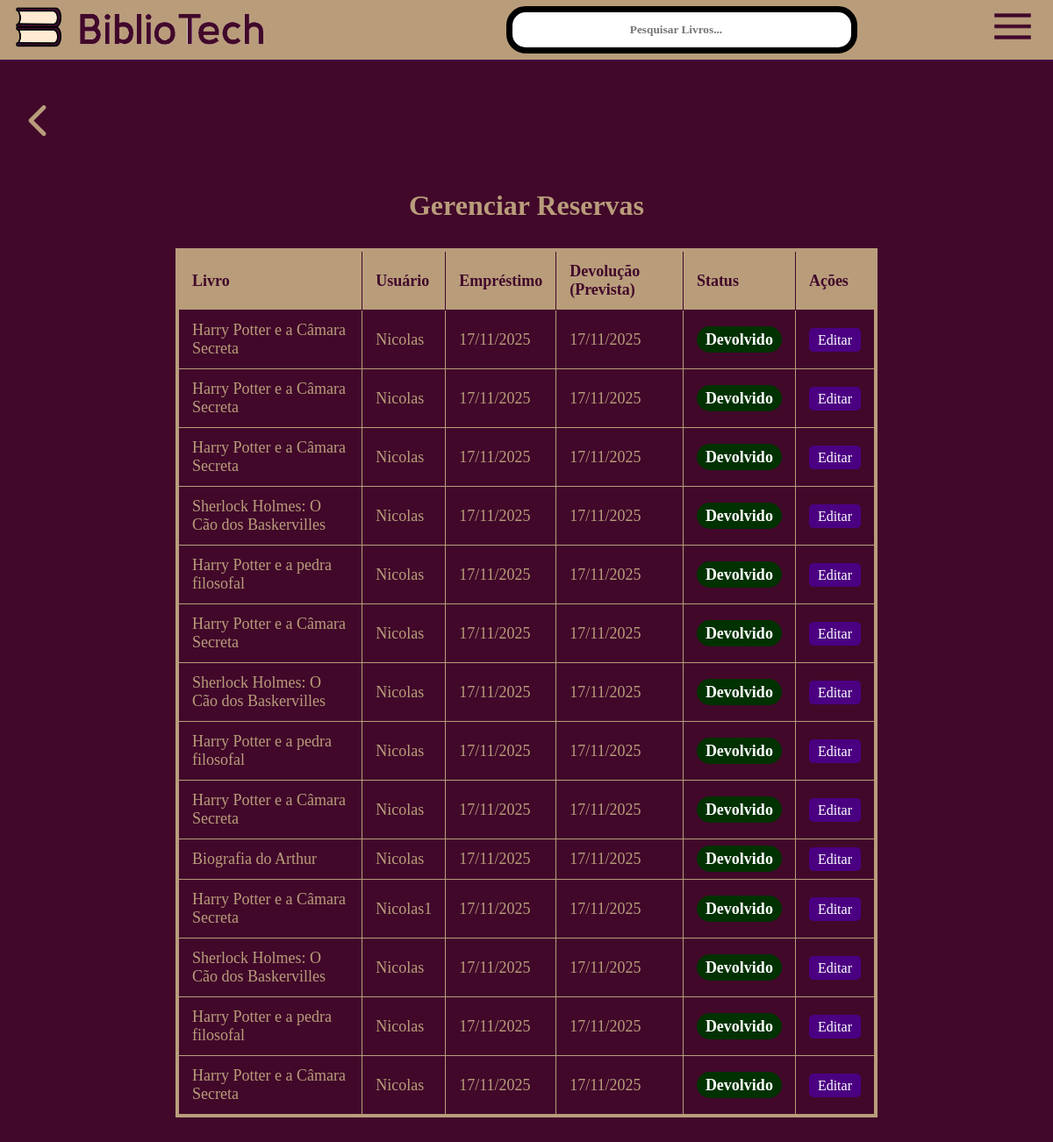
The page /gerenciar-reservas/ (signed in) on the database its author committed.
### core/models.py (models this page shows, shortened)
class Reserva(models.Model):
    STATUS_CHOICES = [
        ('preparando', 'Em Preparação'),
        ('aguardando', 'Aguardando Retirada'),
        ('ativa', 'Retirado'),
        ('devolvido', 'Devolvido'),
        ('atrasado', 'Atrasado'),
    ]
    livro = models.ForeignKey(Livro, on_delete=models.CASCADE)
    usuario = models.ForeignKey(settings.AUTH_USER_MODEL, on_delete=models.CASCADE)
    data_reserva = models.DateField(auto_now_add=True)
    data_disponivel = models.DateField(null=True, blank=True)
    data_emprestimo = models.DateField(null=True, blank=True)
    data_devolucao = models.DateField(null=True, blank=True)
    status = models.CharField(max_length=20, choices=STATUS_CHOICES, default='preparando')
    data_devolucao_efetiva = models.DateField(null=True, blank=True)
    observacoes = models.TextField(blank=True, null=True)

class Livro(models.Model):
    titulo = models.CharField(max_length=200)
    autor = models.CharField(max_length=200)
    editora = models.CharField(max_length=100)
    categorias = models.ManyToManyField(Categoria, blank=True)
    capa = models.ImageField(upload_to='capas_livros/', default='capas_livros/default.png')
    rating = models.DecimalField(max_digits=3, decimal_places=2, default=5.0)
    data_limite_dias = models.IntegerField(default=15)
    localizacao = models.CharField(max_length=100, blank=True, null=True, help_text="Ex: Corredor 3, Prateleira A")
    quantidade = models.PositiveIntegerField(default=1)

### usuarios/models.py (models this page shows, shortened)
class UsuarioCustomizado(AbstractUser):
    escolha_genero = [
        ('M', 'Masculino'),
        ('F', 'Feminino'),
        ('O', 'Outro'),
        ('N', 'Prefiro não informar'),
    ]
    telefone = models.CharField(max_length=15, blank=True, null=True)
    foto_perfil = models.ImageField(upload_to='profile_pics/', blank=True, null=True, default='profile_pics/default_profile.png')
    genero = models.CharField(max_length=1, choices=escolha_genero, blank=True, null=True)

### core/views.py (the view)
# urls.py: path('gerenciar-reservas/', views.reservas_adm_view, name='reservas_adm'),
@user_passes_test(is_admin)
def reservas_adm_view(request):
    reservas = Reserva.objects.annotate(
        ordem_prioridade=Case(
            When(status='devolvido', then=Value(1)),
            default=Value(0),
            output_field=IntegerField(),
        )
    ).order_by('ordem_prioridade', '-id')
    return render(request, 'core/reservas_adm.html', {'reservas': reservas})

### core/views.py (called while the page is built)
def is_admin(user):
    return user.is_staff

### core/templates/core/reservas_adm.html (shortened to what this page needs)
{% extends 'core/base.html' %}
{% load static %}
{% block content %}
<div class="container-pagina-reservas">
    <div class="page-header">
        <h1>Gerenciar Reservas</h1>
    </div>
    <div class="container-admin">
        <table class="tabela-admin">
            <thead>
                <tr>
                    <th>Livro</th>
                    <th>Usuário</th>
                    <th>Empréstimo</th>
                    <th>Devolução (Prevista)</th>
                    <th>Status</th>
                    <th>Ações</th>
                </tr>
            </thead>
            <tbody>
                {% for reserva in reservas %}
                <tr>
                    <td>{{ reserva.livro.titulo }}</td>
                    <td>{{ reserva.usuario.first_name}}</td>
                    <td>{{ reserva.data_emprestimo|date:"d/m/Y" }}</td>
                    <td>{{ reserva.data_devolucao|date:"d/m/Y" }}</td>
                    <td><span class="status-tag status-{{ reserva.status }}">{{ reserva.get_status_display }}</span></td>
                    <td>
                        <a href="{% url 'editar_reserva_adm' reserva.id %}" class="btn-edit-pequeno">Editar</a>
                    </td>
                </tr>
                {% empty %}
                <tr>
                    <td colspan="6">Nenhuma reserva encontrada.</td>
                </tr>
                {% endfor %}
            </tbody>
        </table>
    </div>
</div>
{% endblock %}

### static/css/style.css (style rules this page uses)
:root { --bg-color: #41082a; --text-color: #b99d7b; --primary-color: #5c0361; --button-bg: #4B0082; --header-bg: #2a2a2a; --container-bg: #b99d7b; --border-header: #3f0443; --border-button: #000000; --shadow-button: #6c6c6c; --secondary-color: #b99d7b; --font-pixel: 'Century Gothic', bold; }
html, body { margin: 0; padding: 0; height: 100%; }
body { background-color: var(--bg-color); color: var(--text-color); font-family: var(--font-pixel); font-size: 24px; margin: 0; padding-top: 70px; }
a { color: var(--text-color); }
.tabela-admin { border: 7px solid var(--shadow-button); border-radius: 22px; }
.page-header { display: flex; align-items: center; gap: 15px; margin-bottom: 20px; padding: 0 10px; }
.page-header h1 { margin: 0; font-size: 32px; }
.page-header { display: flex; justify-content: space-between; align-items: center; margin-bottom: 30px; }
.page-header h1 { font-size: 32px; margin: 0; flex-grow: 1; text-align: center; }
.container-admin { overflow-x: auto; }
.tabela-admin { width: 100%; border: 4px solid var(--secondary-color); border-collapse: collapse; font-size: 18px; }
.tabela-admin th { padding: 12px 15px; border: 1px solid var(--bg-color); color: var(--bg-color); background-color: var(--secondary-color); text-align: left; }
.tabela-admin td { padding: 12px 15px; border: 1px solid var(--secondary-color); text-align: left; }
.tabela-admin thead { background-color: var(--bg-color); }
.status-tag { padding: 5px 10px; border-radius: 15px; font-weight: bold; color: #fff; }
.status-tag.status-devolvido { background-color: #003100; }
.btn-edit-pequeno { background-color: var(--button-bg); color: #fff; padding: 5px 10px; border-radius: 5px; text-decoration: none; font-size: 16px; }
.container-pagina-reservas { padding: 15px; max-width: 800px; margin: 0 auto; }

### rows shown on the page
Reserva: livro.titulo "Harry Potter e a Câmara Secreta", usuario.first_name "Nicolas", data_emprestimo "17/11/2025", data_devolucao "17/11/2025", status "Devolvido"
Reserva: livro.titulo "Harry Potter e a Câmara Secreta", usuario.first_name "Nicolas", data_emprestimo "17/11/2025", data_devolucao "17/11/2025", status "Devolvido"
Reserva: livro.titulo "Harry Potter e a Câmara Secreta", usuario.first_name "Nicolas", data_emprestimo "17/11/2025", data_devolucao "17/11/2025", status "Devolvido"
Reserva: livro.titulo "Sherlock Holmes: O Cão dos Baskervilles", usuario.first_name "Nicolas", data_emprestimo "17/11/2025", data_devolucao "17/11/2025", status "Devolvido"
Reserva: livro.titulo "Harry Potter e a pedra filosofal", usuario.first_name "Nicolas", data_emprestimo "17/11/2025", data_devolucao "17/11/2025", status "Devolvido"
Reserva: livro.titulo "Harry Potter e a Câmara Secreta", usuario.first_name "Nicolas", data_emprestimo "17/11/2025", data_devolucao "17/11/2025", status "Devolvido"
Reserva: livro.titulo "Sherlock Holmes: O Cão dos Baskervilles", usuario.first_name "Nicolas", data_emprestimo "17/11/2025", data_devolucao "17/11/2025", status "Devolvido"
Reserva: livro.titulo "Harry Potter e a pedra filosofal", usuario.first_name "Nicolas", data_emprestimo "17/11/2025", data_devolucao "17/11/2025", status "Devolvido"
Reserva: livro.titulo "Harry Potter e a Câmara Secreta", usuario.first_name "Nicolas", data_emprestimo "17/11/2025", data_devolucao "17/11/2025", status "Devolvido"
Reserva: livro.titulo "Biografia do Arthur", usuario.first_name "Nicolas", data_emprestimo "17/11/2025", data_devolucao "17/11/2025", status "Devolvido"
Reserva: livro.titulo "Harry Potter e a Câmara Secreta", usuario.first_name "Nicolas1", data_emprestimo "17/11/2025", data_devolucao "17/11/2025", status "Devolvido"
Reserva: livro.titulo "Sherlock Holmes: O Cão dos Baskervilles", usuario.first_name "Nicolas", data_emprestimo "17/11/2025", data_devolucao "17/11/2025", status "Devolvido"
Reserva: livro.titulo "Harry Potter e a pedra filosofal", usuario.first_name "Nicolas", data_emprestimo "17/11/2025", data_devolucao "17/11/2025", status "Devolvido"
Reserva: livro.titulo "Harry Potter e a Câmara Secreta", usuario.first_name "Nicolas", data_emprestimo "17/11/2025", data_devolucao "17/11/2025", status "Devolvido"
